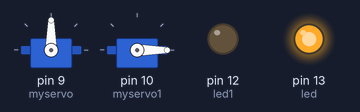
The sketch below on a simulated Arduino Uno, built with avr-gcc and run on an emulated ATmega328P. On the bench: 2 × servo, output pins drawn as LEDs (lit = HIGH).

Above: at 0.05 s.
At 9.05 s:
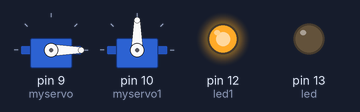
At 17.95 s:
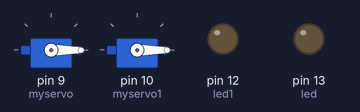
Timing chart, 0 to 23.4 s (numbered marks = the images above):
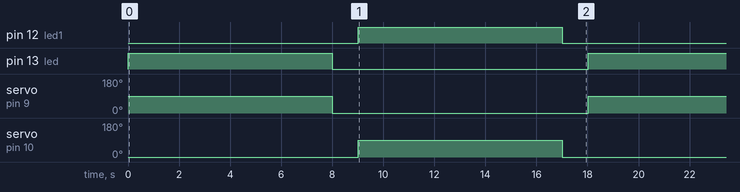

Measured:
- by itself, pin 12 (led1), pin 13 (led): alternates HIGH for 8.0 s and LOW for 10.0 s
- by itself, servo on pin 9 (myservo), servo on pin 10 (myservo1): alternates 90° for 8.0 s and 0° for 10.0 s

The sketch:

sketch_may02a.ino
```cpp
#include <Servo.h> //import library


Servo myservo;

int led = 13;

Servo myservo1;

int led1 = 12;

void setup()

{

  pinMode(led, OUTPUT);

   myservo.attach(9, 500, 2500);

  pinMode(led1, OUTPUT);

  myservo1.attach(10, 500, 2500);

}

void loop()

{
    // Rotate Servo 3 by 180 degree
  myservo.write(90);

  myservo1.write(0);

  delay(10);
 digitalWrite(led, HIGH);

  delay(8000);

  digitalWrite(led, LOW);


  myservo.write(0);

  myservo1.write(0);

  delay(1000);
  myservo.write(0);

  myservo1.write(90);

  delay(10);
   digitalWrite(led1, HIGH);

  delay(8000);

  digitalWrite(led1, LOW);
  myservo.write(0);


  myservo1.write(0);

  delay(1000);


}
```
